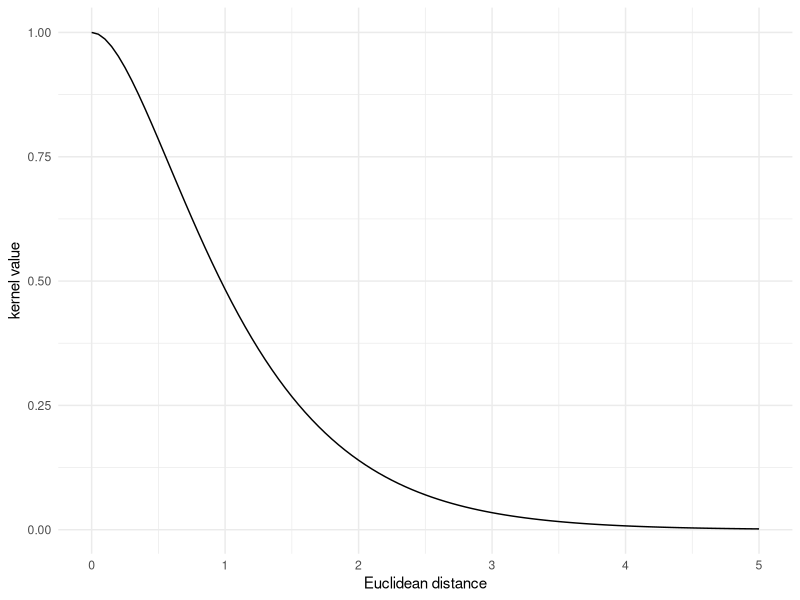
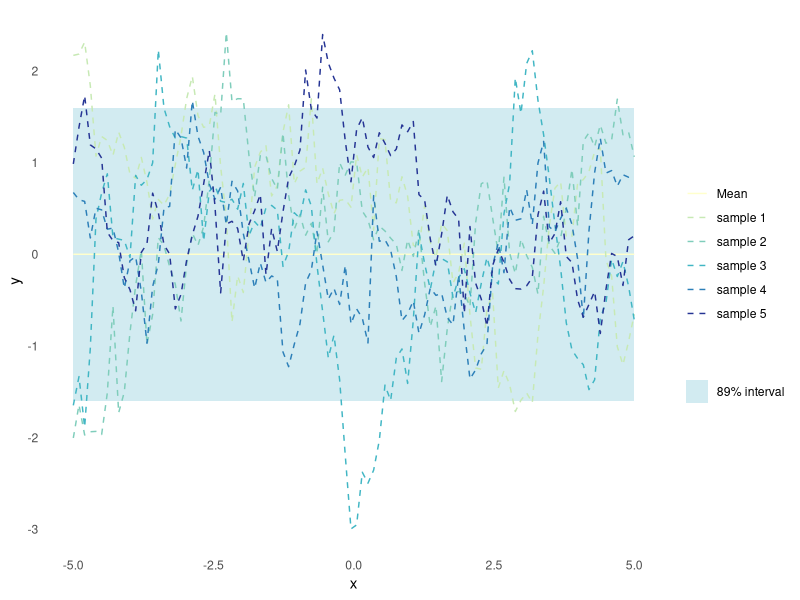
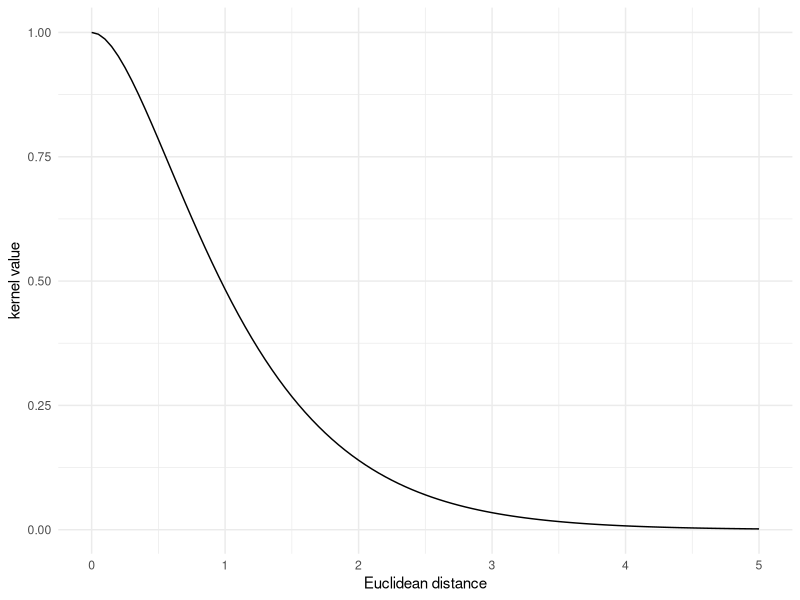
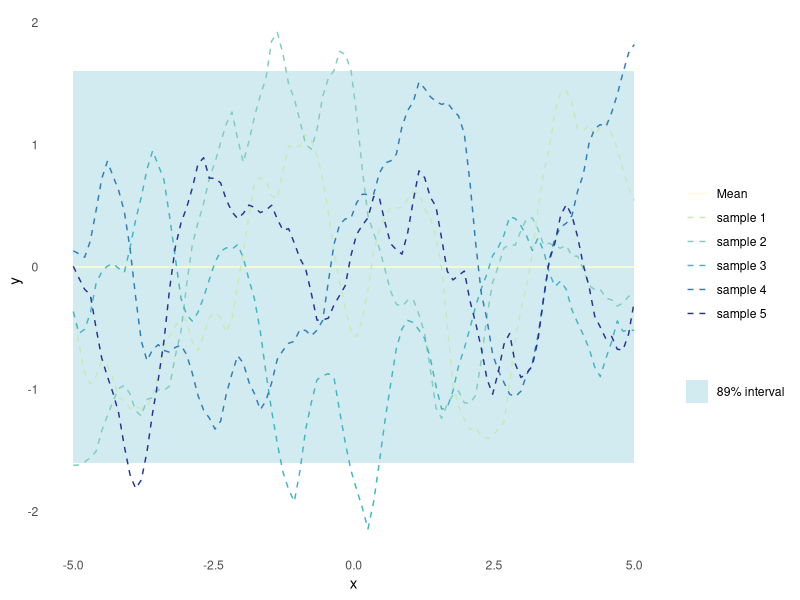

These figures' R source, in order: (Note: this script raises an error after producing the figures.)
## ---- chunk 1
knitr::opts_chunk$set(echo = TRUE)
## ---- chunk 2
library(dplyr)
library(ggplot2)
library(magrittr)
set.seed(4444)
## ---- chunk 3
plot_kernel_value <- function(kernel, ...) {
  tibble::tibble(
    X1 = seq(0, 5, by = 0.05),
    X2 = rep(0, length(X1)),
    kv = purrr::map2_dbl(X1, X2, kernel, ...)
  ) %>%
    ggplot(aes(x = X1, y = kv)) +
    geom_line() +
    labs(x = "Euclidean distance", y = "kernel value") +
    theme_minimal()
}
## ---- chunk 4
#' Random Samples from a Multivariate Gaussian
#' 
#' This implementation is similar to MASS::mvrnorm, but uses chlosky
#' decomposition instead. This should be more stable but is less efficient than
#' the MASS implementation, which recycles the eigen decomposition for the
#' sampling part.
#'
#' @param n number of samples to sample
#' @param mu the mean of each input dimension
#' @param sigma the covariance matrix
#' @param epsilon numerical tolerance added to the diagonal of the covariance
#'  matrix. This is necessary for the Cholesky decomposition, in some cases.
#'
#' @return numerical vector of n samples
rmvnorm <- function(n = 1, mu, sigma, epsilon = 1e-6) {
    p <- length(mu)
    if(!all(dim(sigma) == c(p, p))) stop("incompatible dimensions of arguments")
    ev <- eigen(sigma, symmetric = TRUE)$values
    if(!all(ev >= -epsilon * abs(ev[1L]))) {
      stop("The covariance matrix (sigma) is not positive definite")
    }
    cholesky <- chol(sigma + diag(p) * epsilon)
    sample <- rnorm(p*n, 0, 1)
    dim(sample) <- c(n, p)
    sweep(sample %*% cholesky, 2, mu, FUN = `+`)
}

plot_gp <- function(kernel, ...) {
  n_samples <- 5
  X_predict <- matrix(seq(-5, 5, length.out = 100), 100, 1)
  mu <- rep(0, times = length(X_predict))
  sigma <- rlang::exec(kernel, X1 = X_predict, X2 = X_predict, ...)
  samples <- rmvnorm(n = n_samples, mu, sigma)
  p <- tibble::as_tibble(
    t(samples),
    .name_repair = ~ paste("sample", seq(1, n_samples))
  ) %>%
    dplyr::mutate(
    x = X_predict,
    uncertainty = 1.6*sqrt(diag(sigma)),
    mu = mu,
    lower = mu - uncertainty,
    upper = mu + uncertainty
  ) %>%
    ggplot(aes(x = x)) +
    geom_ribbon(
      aes(ymin = lower, ymax = upper, fill = "89% interval"),
      alpha = 0.2
    ) +
    geom_line(aes(y = mu, colour = "Mean")) +
    theme_minimal() +
    labs(
      y = "y",
      x = "x",
      colour = "",
      fill = ""
    ) +
    theme(panel.grid = element_blank())
  Reduce(
    `+`,
    init = p,
    x = lapply(paste("sample", seq(1, n_samples)), function(s) {
      geom_line(aes(y = .data[[s]], colour = s), linetype = 2)
    })
  ) +
    scale_colour_brewer(palette = "YlGnBu") +
    scale_fill_manual(values = list("89% interval" = "#219ebc"))
}
## ---- chunk 5
matern_kernel <- function(X1, X2, sigma = 1, l = 1, nu = 2.5) {
  if (is.null(dim(X1))) dim(X1) <- c(1, length(X1))
  if (is.null(dim(X2))) dim(X2) <- c(1, length(X2))
  distance <- (- 2*(X1 %*% t(X2))) %>%
    add(rowSums(X1**2, dims = 1)) %>%
    sweep(2, rowSums(X2**2, dims = 1), `+`) %>%
    sqrt()
  term <- sqrt(2 * nu) * distance / l
  K <- sigma * (2^(1 - nu) / gamma(nu)) * (term^nu) * besselK(term, nu)
  K[distance == 0] <- 1
  print(K)
  K
}
## ---- chunk 6
plot_kernel_value(matern_kernel, nu = 1.5)
## ---- chunk 7
plot_gp(matern_kernel, nu = 0.5)
## ---- chunk 8
matern_kernel_o <- function(X1, X2, sigma = 1, l = 1, nu = 2.5) {
a = X1
b = X2
  if (is.null(dim(a))) dim(a) <- c(1, length(a))
  if (is.null(dim(b))) dim(b) <- c(1, length(b))
    #distance <- sqrt((a - b)^2)
  distance <- (- 2*(a %*% t(b))) %>%
    add(rowSums(a**2, dims = 1)) %>%
    sweep(2, rowSums(b**2, dims = 1), `+`) %>%
    sqrt()
  
    term <- sqrt(2 * nu) * distance / l
    matrix<- sigma * 2^(1 - nu) / gamma(nu) * term^nu * besselK(term, nu)
    matrix[distance == 0] <- 1
    print(matrix)
    return (matrix)
}

## ---- chunk 9

plot_kernel_value(matern_kernel_o, nu = 1.5)
## ---- chunk 10
plot_gp(matern_kernel_o, nu = 1.5)
## ---- chunk 11
install.packages("gtools")
library(gtools)

squared_exponential_kernel <- function(x1, x2, length_scale, variance) {
  outer(x1, x2, function(a, b)
    (variance^2 * exp(-(a - b)^2 / (2 * length_scale^2)))
  )
}

# Linear kernel function
linear_kernel <- function(x1, x2, variance) {
  outer(x1, x2, function(a, b)
    (variance^2 * a * b)
  )
}

kernels <- hash(
  "Squared Exponential" = squared_exponential_kernel,"Linear" = linear_kernel
  ) 

kernel <- function(kernel_label, x1, x2, variance, length_scale = NA, roughness = NA, period = NA){
  if(kernel_label == "Linear"){
    if(!invalid(x1) & !invalid(x2) & !invalid(variance)){
      return(linear_kernel(x1 = x1, x2 = x2, variance = variance))
    }
  }
  if(kernel_label == "Squared Exponential"){
    if(!invalid(x1) & !invalid(x2) & !invalid(variance) & !invalid(length_scale)){
      return(squared_exponential_kernel(x1, x2, length_scale, variance))
    }
  }
}

#  kernel_choice <- eventReactive(input$kernel_label, {
    #return(kernels[[input$kernel_label]])
#    return(kernel(input$kernel_label))
 # })


## ---- chunk 12
dist <- seq(-3, 3, length.out = 5)
x_o <- rep(0, length(dist))
l_s <- 2
v <- 3

kernel_choice <- kernel("Linear", dist, x_o, variance = v, length_scale = l_s)
k<- kernel_choice[,1]
ggplot(data.frame(dist=dist, k=k), aes(dist,k)) +
      geom_line(color="purple", linewidth=1.2) +
      labs(title="f", x="Distance", y="k(x)") +
      theme_minimal(base_size=14)
## ---- chunk 13
k[,1]
## ---- chunk 14
    x <- seq(0, 15, length.out = 400)
    df <- 2
    #mu <- input$ht_mu
    mu <- 0
    sc <- 2
    
    draw <- sc * varhalfT(runif(1), n=df)
    
    dens <- 2 * dt((x - mu)/sc, df = df) / sc
    dens[x < mu] <- 0
    d <- data.frame(x=x, y=dens)
    
    ggplot(d, aes(x,y)) +
      geom_line(color="darkgreen", linewidth=1) +
  #    geom_point(aes(x=draw, y=0), color="red", size=3) +
      annotate("text",
               x = max(d$x) * 0.8,
               y = max(d$y) * 0.9,
               label = paste0("σ^2 = ", signif(draw,3)),
               color="red",
               size = 5,
               hjust = 0) +
      labs(title="Half-t prior for σ^2",
           y="density", x="σ^2") +
      theme_minimal(base_size=14) +
     annotate("point", x = draw, y = 0, colour = "red")
## ---- chunk 15
draw
